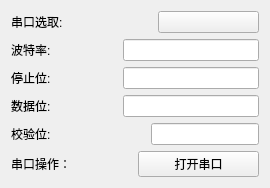
          <widget class="QWidget" name="tab_bmu">
           <attribute name="title">
            <string>BMU</string>
           </attribute>
           <layout class="QVBoxLayout" name="verticalLayout_3">
            <item>
             <layout class="QHBoxLayout" name="horizontalLayout_13">
              <item>
               <widget class="SubtitleLabel" name="SubtitleLabel_6">
                <property name="text">
                 <string>串口选取:</string>
                </property>
               </widget>
              </item>
              <item>
               <spacer name="horizontalSpacer_24">
                <property name="orientation">
                 <enum>Qt::Horizontal</enum>
                </property>
                <property name="sizeType">
                 <enum>QSizePolicy::Fixed</enum>
                </property>
                <property name="sizeHint" stdset="0">
                 <size>
                  <width>40</width>
                  <height>20</height>
                 </size>
                </property>
               </spacer>
              </item>
              <item>
               <widget class="ComboBox" name="comboBox_SerialSelBmu">
                <property name="editable" stdset="0">
                 <bool>false</bool>
                </property>
               </widget>
              </item>
             </layout>
            </item>
            <item>
             <layout class="QHBoxLayout" name="horizontalLayout_14">
              <item>
               <widget class="SubtitleLabel" name="SubtitleLabel_7">
                <property name="text">
                 <string>波特率:</string>
                </property>
               </widget>
              </item>
              <item>
               <spacer name="horizontalSpacer_25">
                <property name="orientation">
                 <enum>Qt::Horizontal</enum>
                </property>
                <property name="sizeType">
                 <enum>QSizePolicy::Fixed</enum>
                </property>
                <property name="sizeHint" stdset="0">
                 <size>
                  <width>66</width>
                  <height>20</height>
                 </size>
                </property>
               </spacer>
              </item>
              <item>
               <widget class="EditableComboBox" name="comboBox_baud_bmu">
                <property name="editable" stdset="0">
                 <bool>true</bool>
                </property>
               </widget>
              </item>
             </layout>
            </item>
            <item>
             <layout class="QHBoxLayout" name="horizontalLayout_15">
              <item>
               <widget class="SubtitleLabel" name="SubtitleLabel_8">
                <property name="text">
                 <string>停止位:</string>
                </property>
               </widget>
              </item>
              <item>
               <spacer name="horizontalSpacer_26">
                <property name="orientation">
                 <enum>Qt::Horizontal</enum>
                </property>
                <property name="sizeType">
                 <enum>QSizePolicy::Fixed</enum>
                </property>
                <property name="sizeHint" stdset="0">
                 <size>
                  <width>66</width>
                  <height>20</height>
                 </size>
                </property>
               </spacer>
              </item>
              <item>
               <widget class="EditableComboBox" name="comboBox_stop_bit_bmu">
                <property name="editable" stdset="0">
                 <bool>true</bool>
                </property>
               </widget>
              </item>
             </layout>
            </item>
            <item>
             <layout class="QHBoxLayout" name="horizontalLayout_16">
              <item>
               <widget class="SubtitleLabel" name="SubtitleLabel_9">
                <property name="text">
                 <string>数据位:</string>
                </property>
               </widget>
              </item>
              <item>
               <spacer name="horizontalSpacer_27">
                <property name="orientation">
                 <enum>Qt::Horizontal</enum>
                </property>
                <property name="sizeType">
                 <enum>QSizePolicy::Fixed</enum>
                </property>
                <property name="sizeHint" stdset="0">
                 <size>
                  <width>66</width>
                  <height>20</height>
                 </size>
                </property>
               </spacer>
              </item>
              <item>
               <widget class="EditableComboBox" name="comboBox_data_bit_bmu">
                <property name="editable" stdset="0">
                 <bool>true</bool>
                </property>
               </widget>
              </item>
             </layout>
            </item>
            <item>
             <layout class="QHBoxLayout" name="horizontalLayout_17">
              <item>
               <widget class="SubtitleLabel" name="SubtitleLabel_10">
                <property name="minimumSize">
                 <size>
                  <width>68</width>
                  <height>0</height>
                 </size>
                </property>
                <property name="text">
                 <string>校验位:</string>
                </property>
               </widget>
              </item>
              <item>
               <spacer name="horizontalSpacer_28">
                <property name="orientation">
                 <enum>Qt::Horizontal</enum>
                </property>
                <property name="sizeType">
                 <enum>QSizePolicy::Fixed</enum>
                </property>
                <property name="sizeHint" stdset="0">
                 <size>
                  <width>66</width>
                  <height>20</height>
                 </size>
                </property>
               </spacer>
              </item>
              <item>
               <widget class="EditableComboBox" name="comboBox_parity_bmu">
                <property name="editable" stdset="0">
                 <bool>true</bool>
                </property>
               </widget>
              </item>
             </layout>
            </item>
            <item>
             <layout class="QHBoxLayout" name="horizontalLayout_18">
              <item>
               <widget class="BodyLabel" name="BodyLabel_2">
                <property name="text">
                 <string>串口操作：</string>
                </property>
               </widget>
              </item>
              <item>
               <widget class="PrimaryPushButton" name="PrimaryPushButton_OpenSerialBmu">
                <property name="text">
                 <string>打开串口</string>
                </property>
               </widget>
              </item>
             </layout>
            </item>
           </layout>
          </widget>
